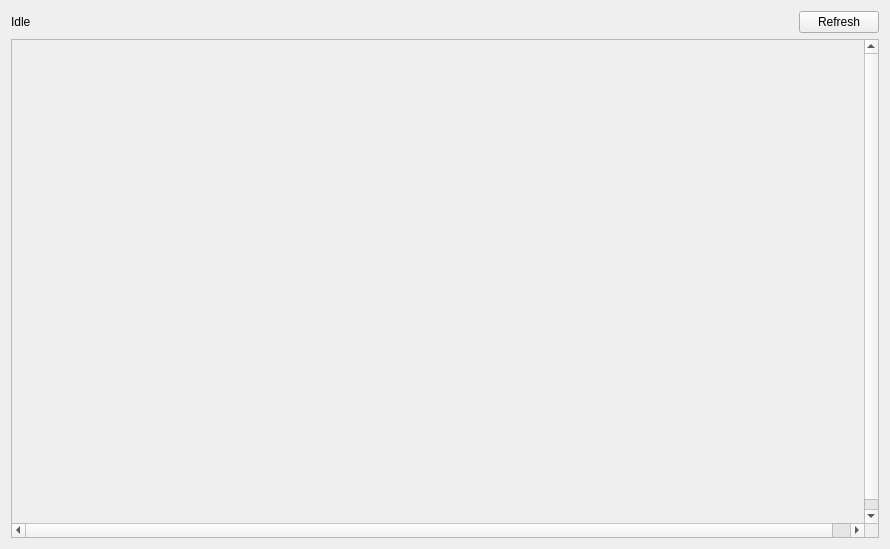
<?xml version="1.0" encoding="UTF-8"?>
<ui version="4.0">
 <class>main_widget</class>
 <widget class="QWidget" name="main_widget">
  <property name="geometry">
   <rect>
    <x>0</x>
    <y>0</y>
    <width>890</width>
    <height>549</height>
   </rect>
  </property>
  <property name="windowTitle">
   <string>March Input Device</string>
  </property>
  <layout class="QVBoxLayout" name="verticalLayout">
   <property name="sizeConstraint">
    <enum>QLayout::SetMinAndMaxSize</enum>
   </property>
   <item>
    <layout class="QHBoxLayout" name="status_bar">
     <item>
      <widget class="QLabel" name="status_label">
       <property name="maximumSize">
        <size>
         <width>16777215</width>
         <height>302</height>
        </size>
       </property>
       <property name="text">
        <string>Idle</string>
       </property>
      </widget>
     </item>
     <item>
      <spacer name="horizontalSpacer">
       <property name="orientation">
        <enum>Qt::Horizontal</enum>
       </property>
       <property name="sizeHint" stdset="0">
        <size>
         <width>40</width>
         <height>20</height>
        </size>
       </property>
      </spacer>
     </item>
     <item>
      <widget class="QLabel" name="gait_label">
       <property name="text">
        <string/>
       </property>
      </widget>
     </item>
     <item>
      <widget class="QPushButton" name="refresh_button">
       <property name="toolTip">
        <string>&lt;html&gt;&lt;head/&gt;&lt;body&gt;&lt;p&gt;Refreshes the buttons with possible gaits&lt;/p&gt;&lt;/body&gt;&lt;/html&gt;</string>
       </property>
       <property name="text">
        <string>Refresh</string>
       </property>
      </widget>
     </item>
    </layout>
   </item>
   <item>
    <widget class="QScrollArea" name="frame">
     <property name="enabled">
      <bool>true</bool>
     </property>
     <property name="focusPolicy">
      <enum>Qt::NoFocus</enum>
     </property>
     <property name="widgetResizable">
      <bool>false</bool>
     </property>
     <widget class="QWidget" name="content">
      <property name="geometry">
       <rect>
        <x>0</x>
        <y>0</y>
        <width>870</width>
        <height>493</height>
       </rect>
      </property>
      <property name="styleSheet">
       <string notr="true">QPushButton {
  background-color: #B6BDC9;
  color: #000000;
}

QPushButton:disabled {
  background-color: #80858D;
}</string>
      </property>
     </widget>
    </widget>
   </item>
  </layout>
 </widget>
 <resources/>
 <connections/>
</ui>
